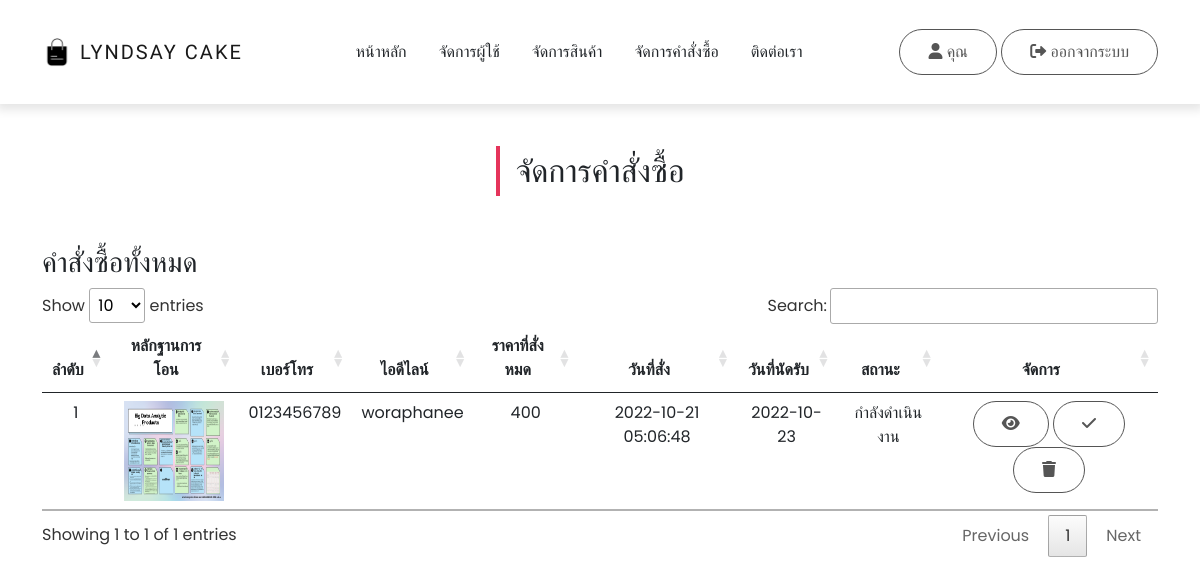
Before: /admin/orderController.php with the older database file.
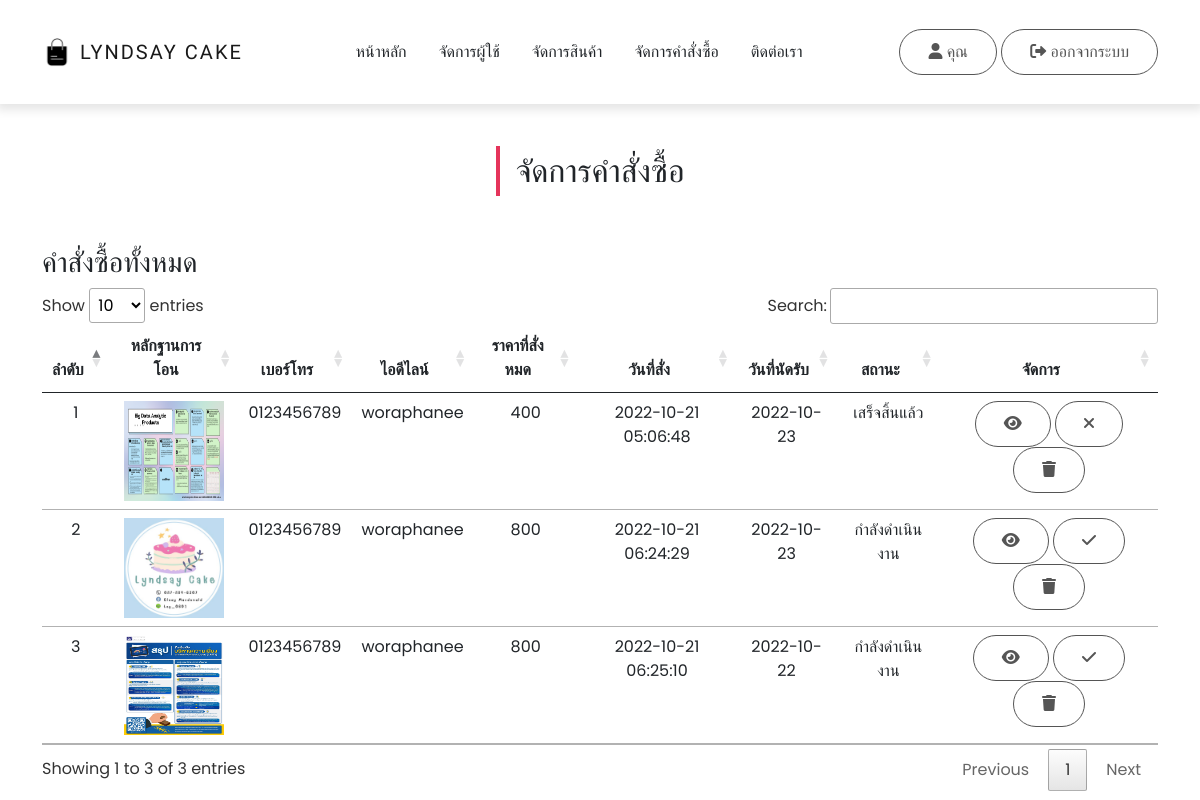
After: the same page with the newer database file.
### tables this page shows
CREATE TABLE `order_head` (
  `o_id` int(10) NOT NULL,
  `o_dttm` datetime NOT NULL,
  `o_name` varchar(255) NOT NULL,
  `o_email` varchar(255) NOT NULL,
  `o_phone` varchar(10) NOT NULL,
  `o_lineid` varchar(255) NOT NULL,
  `o_datemeet` varchar(255) NOT NULL,
  `o_prove` text NOT NULL,
  `o_special` text NOT NULL,
  `o_status` int(11) NOT NULL,
  `o_qty` int(11) NOT NULL,
  `o_total` float NOT NULL,
  `user_id` int(11) NOT NULL
);

### admin/orderController.php (the view, shortened to what this page needs)
<?php
include_once('../system/config.php');
?>
<!DOCTYPE html>
<html lang="en">
<head>
  <link rel="stylesheet" href="../css/bootstrap.min.css">
  <link rel="stylesheet" href="../css/all.min.css">
  <link rel="stylesheet" href="../css/fontawesome.min.css">
  <link rel="stylesheet" href="../css/jquery.dataTables.min.css">
  <link rel="stylesheet" href="../css/main.css">
</head>
<body>
  <?php include('includes/navbar.inc.php'); ?>
  <section id="section" class="py-5">
    <div class="container">
      <div class="title text-center">
        <h2 class="position-relative d-inline-block">จัดการคำสั่งซื้อ</h2>
      </div>
    </div>
  </section>
  <div class="container">
    <h3>คำสั่งซื้อทั้งหมด</h3>
    <table class="table table-hover" id="myTable">
      <thead>
        <tr>
          <th class="text-center">ลำดับ</th>
          <th class="text-center">หลักฐานการโอน</th>
          <th class="text-center">เบอร์โทร</th>
          <th class="text-center">ไอดีไลน์</th>
          <th class="text-center">ราคาที่สั่งหมด</th>
          <th class="text-center">วันที่สั่ง</th>
          <th class="text-center">วันที่นัดรับ</th>
          <th class="text-center">สถานะ</th>
          <th class="text-center">จัดการ</th>
        </tr>
      </thead>
      <tbody>
        <?php
        $sql = "SELECT * FROM `order_head` ORDER BY `o_id` DESC";
        $query = mysqli_query($conn, $sql);
        while($row = mysqli_fetch_array($query)) {
        ?>
        <tr class="text-center">
          <td><?= $row['o_id']; ?></td>
          <td><a href="../img/products/<?= $row['o_prove']; ?>" target="_blank"><img src="../img/products/<?= $row['o_prove']; ?>" width="100" height="100" alt=""></a></td>
          <td><?= $row['o_phone']; ?></td>
          <td><?= $row['o_lineid']; ?></td>
          <td><?= number_format($row['o_total']); ?></td>
          <td><?= $row['o_dttm']; ?></td>
          <td><?= $row['o_datemeet']; ?></td>
          <td>
            <?php
            if($row['o_status'] == 1) {
              echo "เสร็จสิ้นแล้ว";
            } else {
              echo "กำลังดำเนินงาน";
            }
            ?>
          </td>
          <td>
            <a href="orderController.php?detail_order=<?= $row['o_id']; ?>" class="btn btn-primary"><i class="fa-solid fa-eye"></i></a>
            <?php
            if($row['o_status'] == 1) {
            ?>
              <a href="orderController.php?order_id_2=<?= $row['o_id']; ?>" class="btn btn-primary" onclick="return confirm('แน่ใจใช่แล้วหรือไม่? จะกลับไปสถานะเดิม')"><i class="fa-solid fa-xmark"></i></a>
            <?php } else {
             ?>
              <a href="orderController.php?order_id=<?= $row['o_id']; ?>" class="btn btn-primary" onclick="return confirm('แน่ใจใช่แล้วหรือไม่? ที่จะยืนยันที่เปลี่ยนสถานะ')"><i class="fa-solid fa-check"></i></a>
            <?php } ?>
            <a href="orderController.php?delete=<?= $row['o_id']; ?>" class="btn btn-primary" onclick="return confirm('แน่ใจใช่แล้วหรือไม่? ที่จะลบออเดอร์นี้ทิ้ง')"><i class="fa-solid fa-trash"></i></a>
          </td>
        </tr>
        <?php } ?>
      </tbody>
    </table>
  </div>
</body>
</html>

### admin/includes/navbar.inc.php (shortened to what this page needs)
<nav class = "navbar navbar-expand-lg navbar-light bg-white py-4">
    <div class = "container">
        <a class = "navbar-brand d-flex justify-content-between align-items-center order-lg-0" href = "index.html">
            <img src = "../img/content/shopping-bag-icon.png" alt = "site icon">
            <span class = "text-uppercase fw-lighter ms-2">Lyndsay Cake</span>
        </a>
        <div class = "order-lg-2 nav-btns">
            <a href="#" class="btn position-relative">
              <i class="fa-solid fa-user"></i> คุณ <?= $_SESSION['admin']; ?>
            </a>
            <a href="logout.php" class="btn position-relative">
            <i class="fa-solid fa-right-from-bracket"></i> ออกจากระบบ
            </a>
        </div>
        <div class = "collapse navbar-collapse order-lg-1" id = "navMenu">
            <ul class = "navbar-nav mx-auto text-center">
                <li class = "nav-item px-2 py-2">
                    <a class = "nav-link text-uppercase text-dark" href = "index.php">หน้าหลัก</a>
                </li>
                <li class = "nav-item px-2 py-2">
                    <a class = "nav-link text-uppercase text-dark" href = "userController.php">จัดการผู้ใช้</a>
                </li>
                <li class = "nav-item px-2 py-2">
                    <a class = "nav-link text-uppercase text-dark" href = "productController.php">จัดการสินค้า</a>
                </li>
                <li class = "nav-item px-2 py-2">
                    <a class = "nav-link text-uppercase text-dark" href = "orderController.php">จัดการคำสั่งซื้อ</a>
                </li>
                <li class = "nav-item px-2 py-2">
                    <a class = "nav-link text-uppercase text-dark" href = "contact.php">ติดต่อเรา</a>
                </li>
            </ul>
        </div>
    </div>
  </nav>

### css/main.css (style rules this page uses)
:root { --lg-font: 'Kaisei Tokumin', serif; --sm-font: 'Poppins', sans-serif; --pink: #e5345b; }
body { font-family: var(--sm-font); }
.btn:not(.nav-btns button) { background-color: #fff; color: rgb(85, 85, 85); padding: 10px 28px; border-radius: 25px; border: 1px solid rgb(85, 85, 85); }
.navbar { -webkit-box-shadow: 0 3px 9px 3px rgba(0, 0, 0, 0.1); box-shadow: 0 3px 9px 3px rgba(0, 0, 0, 0.1); }
.navbar-brand img { width: 30px; }
.navbar-brand span { letter-spacing: 2px; font-family: var(--lg-font); }
.nav-item { border-bottom: 0.5px solid rgba(0, 0, 0, 0.05); }
.title h2::before { position: absolute; content: ""; width: 4px; height: 50px; background-color: var(--pink); left: -20px; top: 50%; -webkit-transform: translateY(-50%); -ms-transform: translateY(-50%); transform: translateY(-50%); }
@media (min-width: 992px) { .nav-item { border-bottom: none; } }

Changed rows visible on the page:
added order_head: o_id "3", o_prove (picture), o_phone "0123456789", o_lineid "woraphanee", o_total "800", o_dttm "2022-10-21 06:25:10", o_datemeet "2022-10-22", o_status "กำลังดำเนินงาน"
added order_head: o_id "2", o_prove (picture), o_phone "0123456789", o_lineid "woraphanee", o_total "800", o_dttm "2022-10-21 06:24:29", o_datemeet "2022-10-23", o_status "กำลังดำเนินงาน"
changed order_head id 1: o_status "กำลังดำเนินงาน" → "เสร็จสิ้นแล้ว"
Other visible differences:
text written by a page script: "Show entries Search: Showing 1 to 1 of 1 entries Previous 1 Next" → "Show entries Search: Showing 1 to 3 of 3 entries Previous 1 Next"
